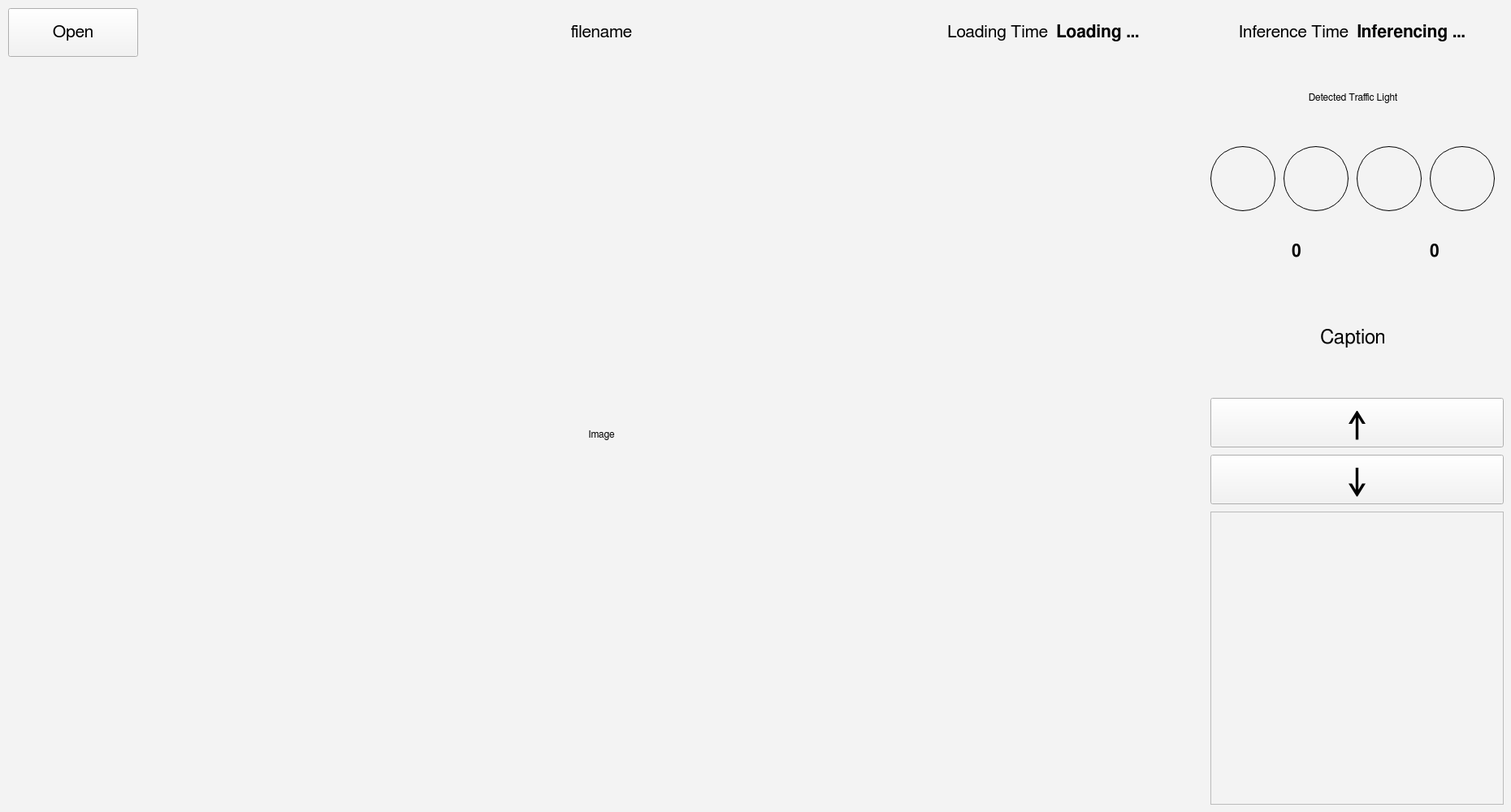
<?xml version="1.0" encoding="UTF-8"?>
<ui version="4.0">
 <class>MainWindow</class>
 <widget class="QMainWindow" name="MainWindow">
  <property name="geometry">
   <rect>
    <x>0</x>
    <y>0</y>
    <width>1860</width>
    <height>1000</height>
   </rect>
  </property>
  <property name="sizePolicy">
   <sizepolicy hsizetype="Fixed" vsizetype="Fixed">
    <horstretch>0</horstretch>
    <verstretch>0</verstretch>
   </sizepolicy>
  </property>
  <property name="maximumSize">
   <size>
    <width>1860</width>
    <height>1000</height>
   </size>
  </property>
  <property name="windowTitle">
   <string>TrafficEye</string>
  </property>
  <property name="styleSheet">
   <string notr="true">background-color: rgb(243, 243, 243);</string>
  </property>
  <widget class="QWidget" name="centralwidget">
   <property name="sizePolicy">
    <sizepolicy hsizetype="Fixed" vsizetype="Fixed">
     <horstretch>0</horstretch>
     <verstretch>0</verstretch>
    </sizepolicy>
   </property>
   <widget class="QLabel" name="t1">
    <property name="geometry">
     <rect>
      <x>1490</x>
      <y>180</y>
      <width>80</width>
      <height>80</height>
     </rect>
    </property>
    <property name="font">
     <font>
      <family>FreeSans</family>
     </font>
    </property>
    <property name="styleSheet">
     <string notr="true">border:1px solid black;
color: rgb(243, 243, 243);
border-radius:40px;
</string>
    </property>
    <property name="text">
     <string/>
    </property>
   </widget>
   <widget class="QPushButton" name="open">
    <property name="geometry">
     <rect>
      <x>10</x>
      <y>10</y>
      <width>160</width>
      <height>60</height>
     </rect>
    </property>
    <property name="font">
     <font>
      <family>FreeSans</family>
      <pointsize>16</pointsize>
     </font>
    </property>
    <property name="text">
     <string>Open</string>
    </property>
   </widget>
   <widget class="QLabel" name="img">
    <property name="geometry">
     <rect>
      <x>10</x>
      <y>80</y>
      <width>1461</width>
      <height>911</height>
     </rect>
    </property>
    <property name="font">
     <font>
      <family>FreeSans</family>
     </font>
    </property>
    <property name="styleSheet">
     <string notr="true"/>
    </property>
    <property name="text">
     <string>Image</string>
    </property>
    <property name="alignment">
     <set>Qt::AlignCenter</set>
    </property>
   </widget>
   <widget class="QLabel" name="t2">
    <property name="geometry">
     <rect>
      <x>1580</x>
      <y>180</y>
      <width>80</width>
      <height>80</height>
     </rect>
    </property>
    <property name="font">
     <font>
      <family>FreeSans</family>
     </font>
    </property>
    <property name="styleSheet">
     <string notr="true">border:1px solid black;
color: rgb(243, 243, 243);
border-radius:40px;
</string>
    </property>
    <property name="text">
     <string/>
    </property>
   </widget>
   <widget class="QLabel" name="t4">
    <property name="geometry">
     <rect>
      <x>1760</x>
      <y>180</y>
      <width>80</width>
      <height>80</height>
     </rect>
    </property>
    <property name="font">
     <font>
      <family>FreeSans</family>
     </font>
    </property>
    <property name="styleSheet">
     <string notr="true">border:1px solid black;
color: rgb(243, 243, 243);
border-radius:40px;
</string>
    </property>
    <property name="text">
     <string/>
    </property>
   </widget>
   <widget class="QLabel" name="t3">
    <property name="geometry">
     <rect>
      <x>1670</x>
      <y>180</y>
      <width>80</width>
      <height>80</height>
     </rect>
    </property>
    <property name="font">
     <font>
      <family>FreeSans</family>
     </font>
    </property>
    <property name="styleSheet">
     <string notr="true">border:1px solid black;
color: rgb(243, 243, 243);
border-radius:40px;
</string>
    </property>
    <property name="text">
     <string>⬅️</string>
    </property>
    <property name="alignment">
     <set>Qt::AlignCenter</set>
    </property>
   </widget>
   <widget class="QLabel" name="label_6">
    <property name="geometry">
     <rect>
      <x>1500</x>
      <y>270</y>
      <width>80</width>
      <height>80</height>
     </rect>
    </property>
    <property name="font">
     <font>
      <family>FreeSans</family>
     </font>
    </property>
    <property name="text">
     <string/>
    </property>
    <property name="pixmap">
     <pixmap resource="resources.qrc">:/icon/p.png</pixmap>
    </property>
    <property name="scaledContents">
     <bool>true</bool>
    </property>
    <property name="alignment">
     <set>Qt::AlignCenter</set>
    </property>
   </widget>
   <widget class="QLabel" name="label_7">
    <property name="geometry">
     <rect>
      <x>1670</x>
      <y>270</y>
      <width>80</width>
      <height>80</height>
     </rect>
    </property>
    <property name="font">
     <font>
      <family>FreeSans</family>
     </font>
    </property>
    <property name="text">
     <string/>
    </property>
    <property name="pixmap">
     <pixmap resource="resources.qrc">:/icon/v.png</pixmap>
    </property>
    <property name="scaledContents">
     <bool>true</bool>
    </property>
    <property name="alignment">
     <set>Qt::AlignCenter</set>
    </property>
   </widget>
   <widget class="QLabel" name="p_cnt">
    <property name="geometry">
     <rect>
      <x>1590</x>
      <y>269</y>
      <width>61</width>
      <height>81</height>
     </rect>
    </property>
    <property name="font">
     <font>
      <family>FreeSans</family>
      <pointsize>16</pointsize>
      <weight>75</weight>
      <bold>true</bold>
     </font>
    </property>
    <property name="text">
     <string>0</string>
    </property>
   </widget>
   <widget class="QLabel" name="v_cnt">
    <property name="geometry">
     <rect>
      <x>1760</x>
      <y>269</y>
      <width>80</width>
      <height>81</height>
     </rect>
    </property>
    <property name="font">
     <font>
      <family>FreeSans</family>
      <pointsize>16</pointsize>
      <weight>75</weight>
      <bold>true</bold>
     </font>
    </property>
    <property name="text">
     <string>0</string>
    </property>
   </widget>
   <widget class="QLabel" name="caption">
    <property name="geometry">
     <rect>
      <x>1490</x>
      <y>360</y>
      <width>351</width>
      <height>111</height>
     </rect>
    </property>
    <property name="font">
     <font>
      <family>FreeSans</family>
      <pointsize>18</pointsize>
     </font>
    </property>
    <property name="styleSheet">
     <string notr="true">background-color: rgb(243, 243, 243);</string>
    </property>
    <property name="text">
     <string>Caption</string>
    </property>
    <property name="alignment">
     <set>Qt::AlignCenter</set>
    </property>
   </widget>
   <widget class="QLabel" name="tr_img">
    <property name="geometry">
     <rect>
      <x>1490</x>
      <y>80</y>
      <width>351</width>
      <height>81</height>
     </rect>
    </property>
    <property name="font">
     <font>
      <family>FreeSans</family>
     </font>
    </property>
    <property name="text">
     <string>Detected Traffic Light</string>
    </property>
    <property name="alignment">
     <set>Qt::AlignCenter</set>
    </property>
   </widget>
   <widget class="QPushButton" name="down">
    <property name="geometry">
     <rect>
      <x>1490</x>
      <y>560</y>
      <width>361</width>
      <height>61</height>
     </rect>
    </property>
    <property name="font">
     <font>
      <family>FreeSans</family>
      <pointsize>30</pointsize>
      <weight>75</weight>
      <bold>true</bold>
     </font>
    </property>
    <property name="text">
     <string>↓</string>
    </property>
   </widget>
   <widget class="QPushButton" name="up">
    <property name="geometry">
     <rect>
      <x>1490</x>
      <y>490</y>
      <width>361</width>
      <height>61</height>
     </rect>
    </property>
    <property name="font">
     <font>
      <family>FreeSans</family>
      <pointsize>30</pointsize>
      <weight>75</weight>
      <bold>true</bold>
     </font>
    </property>
    <property name="text">
     <string>↑</string>
    </property>
   </widget>
   <widget class="QListWidget" name="list">
    <property name="geometry">
     <rect>
      <x>1490</x>
      <y>630</y>
      <width>361</width>
      <height>361</height>
     </rect>
    </property>
    <property name="font">
     <font>
      <family>FreeSans</family>
     </font>
    </property>
   </widget>
   <widget class="QLabel" name="inference">
    <property name="geometry">
     <rect>
      <x>1670</x>
      <y>10</y>
      <width>180</width>
      <height>60</height>
     </rect>
    </property>
    <property name="font">
     <font>
      <family>FreeSans</family>
      <pointsize>16</pointsize>
      <weight>75</weight>
      <bold>true</bold>
     </font>
    </property>
    <property name="text">
     <string>Inferencing ...</string>
    </property>
   </widget>
   <widget class="QLabel" name="label_2">
    <property name="geometry">
     <rect>
      <x>1480</x>
      <y>10</y>
      <width>180</width>
      <height>60</height>
     </rect>
    </property>
    <property name="font">
     <font>
      <family>FreeSans</family>
      <pointsize>16</pointsize>
     </font>
    </property>
    <property name="text">
     <string>Inference Time</string>
    </property>
    <property name="alignment">
     <set>Qt::AlignRight|Qt::AlignTrailing|Qt::AlignVCenter</set>
    </property>
   </widget>
   <widget class="QLabel" name="label_3">
    <property name="geometry">
     <rect>
      <x>1110</x>
      <y>10</y>
      <width>180</width>
      <height>60</height>
     </rect>
    </property>
    <property name="font">
     <font>
      <family>FreeSans</family>
      <pointsize>16</pointsize>
     </font>
    </property>
    <property name="text">
     <string>Loading Time</string>
    </property>
    <property name="alignment">
     <set>Qt::AlignRight|Qt::AlignTrailing|Qt::AlignVCenter</set>
    </property>
   </widget>
   <widget class="QLabel" name="loading">
    <property name="geometry">
     <rect>
      <x>1300</x>
      <y>10</y>
      <width>180</width>
      <height>60</height>
     </rect>
    </property>
    <property name="font">
     <font>
      <family>FreeSans</family>
      <pointsize>16</pointsize>
      <weight>75</weight>
      <bold>true</bold>
     </font>
    </property>
    <property name="text">
     <string>Loading ...</string>
    </property>
   </widget>
   <widget class="QLabel" name="file">
    <property name="geometry">
     <rect>
      <x>460</x>
      <y>10</y>
      <width>561</width>
      <height>60</height>
     </rect>
    </property>
    <property name="font">
     <font>
      <family>FreeSans</family>
      <pointsize>16</pointsize>
     </font>
    </property>
    <property name="text">
     <string>filename</string>
    </property>
    <property name="alignment">
     <set>Qt::AlignCenter</set>
    </property>
   </widget>
  </widget>
 </widget>
 <resources>
  <include location="resources.qrc"/>
 </resources>
 <connections/>
</ui>
